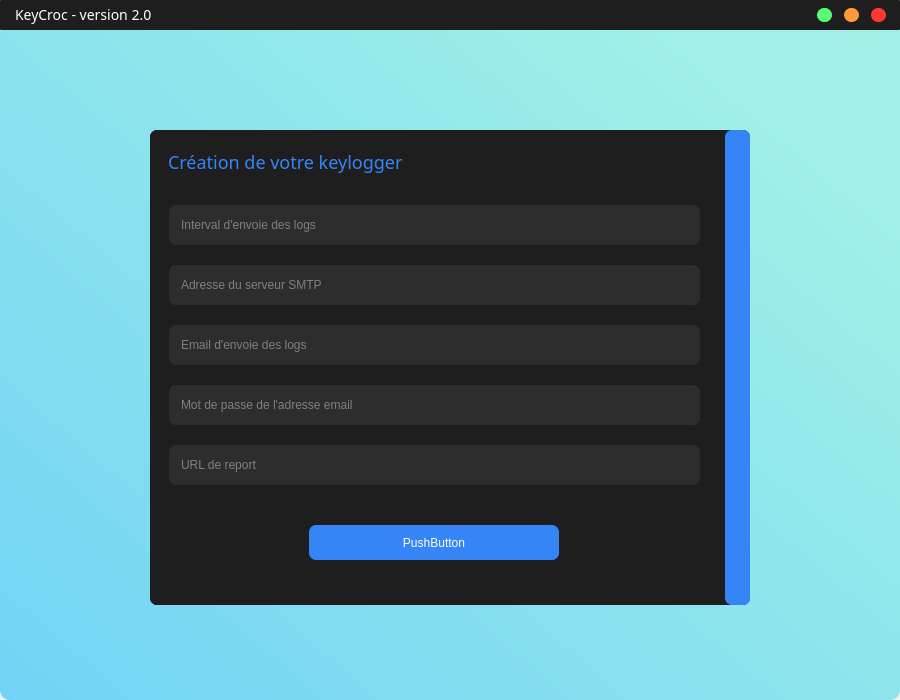
<?xml version="1.0" encoding="UTF-8"?>
<ui version="4.0">
 <class>MainWindow</class>
 <widget class="QMainWindow" name="MainWindow">
  <property name="geometry">
   <rect>
    <x>0</x>
    <y>0</y>
    <width>900</width>
    <height>700</height>
   </rect>
  </property>
  <property name="minimumSize">
   <size>
    <width>0</width>
    <height>0</height>
   </size>
  </property>
  <property name="windowTitle">
   <string>MainWindow</string>
  </property>
  <widget class="QWidget" name="centralwidget">
   <layout class="QHBoxLayout" name="horizontalLayout">
    <property name="leftMargin">
     <number>0</number>
    </property>
    <property name="topMargin">
     <number>0</number>
    </property>
    <property name="rightMargin">
     <number>0</number>
    </property>
    <property name="bottomMargin">
     <number>0</number>
    </property>
    <item>
     <widget class="QFrame" name="frame">
      <property name="styleSheet">
       <string notr="true">*{
	background-color: qlineargradient(spread:pad, x1:0, y1:1, x2:0.882, y2:0.198864, stop:0 rgba(114, 211, 245, 255), stop:1 rgba(160, 240, 231, 255));
	border: none;
	border-radius: 10px;
}</string>
      </property>
      <property name="frameShape">
       <enum>QFrame::StyledPanel</enum>
      </property>
      <property name="frameShadow">
       <enum>QFrame::Raised</enum>
      </property>
      <layout class="QVBoxLayout" name="verticalLayout">
       <property name="leftMargin">
        <number>0</number>
       </property>
       <property name="topMargin">
        <number>0</number>
       </property>
       <property name="rightMargin">
        <number>0</number>
       </property>
       <property name="bottomMargin">
        <number>0</number>
       </property>
       <item>
        <widget class="QFrame" name="frame_2">
         <property name="maximumSize">
          <size>
           <width>16777215</width>
           <height>30</height>
          </size>
         </property>
         <property name="styleSheet">
          <string notr="true">*{
	background: rgb(30, 30, 30);
	border-radius: 1px;
}</string>
         </property>
         <property name="frameShape">
          <enum>QFrame::StyledPanel</enum>
         </property>
         <property name="frameShadow">
          <enum>QFrame::Raised</enum>
         </property>
         <layout class="QHBoxLayout" name="horizontalLayout_2">
          <property name="leftMargin">
           <number>6</number>
          </property>
          <property name="topMargin">
           <number>6</number>
          </property>
          <property name="rightMargin">
           <number>6</number>
          </property>
          <property name="bottomMargin">
           <number>6</number>
          </property>
          <item>
           <widget class="QFrame" name="frame_4">
            <property name="frameShape">
             <enum>QFrame::StyledPanel</enum>
            </property>
            <property name="frameShadow">
             <enum>QFrame::Raised</enum>
            </property>
            <layout class="QHBoxLayout" name="horizontalLayout_4">
             <property name="leftMargin">
              <number>9</number>
             </property>
             <property name="topMargin">
              <number>0</number>
             </property>
             <property name="rightMargin">
              <number>0</number>
             </property>
             <property name="bottomMargin">
              <number>0</number>
             </property>
             <item>
              <widget class="QLabel" name="label">
               <property name="styleSheet">
                <string notr="true">*{
	color: white;
	font-size: 14px;	
	font-family: Noto Sans;
}</string>
               </property>
               <property name="text">
                <string>KeyCroc - version 2.0</string>
               </property>
              </widget>
             </item>
            </layout>
           </widget>
          </item>
          <item>
           <widget class="QFrame" name="frame_5">
            <property name="maximumSize">
             <size>
              <width>85</width>
              <height>16777215</height>
             </size>
            </property>
            <property name="frameShape">
             <enum>QFrame::StyledPanel</enum>
            </property>
            <property name="frameShadow">
             <enum>QFrame::Raised</enum>
            </property>
            <layout class="QHBoxLayout" name="horizontalLayout_3">
             <property name="leftMargin">
              <number>2</number>
             </property>
             <property name="topMargin">
              <number>2</number>
             </property>
             <property name="rightMargin">
              <number>2</number>
             </property>
             <property name="bottomMargin">
              <number>2</number>
             </property>
             <item>
              <widget class="QPushButton" name="minimizeButton">
               <property name="maximumSize">
                <size>
                 <width>15</width>
                 <height>15</height>
                </size>
               </property>
               <property name="styleSheet">
                <string notr="true">*{
	background-color: rgb(84, 255, 117);
	border-radius: 7px;
	border: none;
}</string>
               </property>
               <property name="text">
                <string/>
               </property>
              </widget>
             </item>
             <item>
              <widget class="QPushButton" name="maximizeButton">
               <property name="maximumSize">
                <size>
                 <width>15</width>
                 <height>15</height>
                </size>
               </property>
               <property name="styleSheet">
                <string notr="true">*{
	background-color: rgb(255, 152, 55);
	border-radius: 7px;
	border: none;
}</string>
               </property>
               <property name="text">
                <string/>
               </property>
              </widget>
             </item>
             <item>
              <widget class="QPushButton" name="exitButton">
               <property name="maximumSize">
                <size>
                 <width>15</width>
                 <height>15</height>
                </size>
               </property>
               <property name="styleSheet">
                <string notr="true">*{
	background-color: rgb(255, 55, 55);
	border-radius: 7px;
	border: none;
}</string>
               </property>
               <property name="text">
                <string/>
               </property>
              </widget>
             </item>
            </layout>
           </widget>
          </item>
         </layout>
        </widget>
       </item>
       <item>
        <widget class="QFrame" name="frame_3">
         <property name="styleSheet">
          <string notr="true">*{
	background: none;
}</string>
         </property>
         <property name="frameShape">
          <enum>QFrame::StyledPanel</enum>
         </property>
         <property name="frameShadow">
          <enum>QFrame::Raised</enum>
         </property>
         <layout class="QHBoxLayout" name="horizontalLayout_5">
          <item>
           <widget class="QFrame" name="frame_6">
            <property name="maximumSize">
             <size>
              <width>600</width>
              <height>475</height>
             </size>
            </property>
            <property name="styleSheet">
             <string notr="true">*{
	background-color: rgb(30, 30, 30);
	border-radius: 7px;
}</string>
            </property>
            <property name="frameShape">
             <enum>QFrame::StyledPanel</enum>
            </property>
            <property name="frameShadow">
             <enum>QFrame::Raised</enum>
            </property>
            <layout class="QHBoxLayout" name="horizontalLayout_6">
             <property name="leftMargin">
              <number>0</number>
             </property>
             <property name="topMargin">
              <number>0</number>
             </property>
             <property name="rightMargin">
              <number>0</number>
             </property>
             <property name="bottomMargin">
              <number>0</number>
             </property>
             <item>
              <widget class="QFrame" name="frame_7">
               <property name="frameShape">
                <enum>QFrame::StyledPanel</enum>
               </property>
               <property name="frameShadow">
                <enum>QFrame::Raised</enum>
               </property>
               <layout class="QVBoxLayout" name="verticalLayout_2">
                <item>
                 <widget class="QFrame" name="frame_9">
                  <property name="maximumSize">
                   <size>
                    <width>16777215</width>
                    <height>45</height>
                   </size>
                  </property>
                  <property name="frameShape">
                   <enum>QFrame::StyledPanel</enum>
                  </property>
                  <property name="frameShadow">
                   <enum>QFrame::Raised</enum>
                  </property>
                  <layout class="QHBoxLayout" name="horizontalLayout_7">
                   <item>
                    <widget class="QLabel" name="label_2">
                     <property name="styleSheet">
                      <string notr="true">*{
	color: rgb(53, 133, 247);
	font-family: Noto Sans;
	font-size: 18px;
	font-weight: 300;
}</string>
                     </property>
                     <property name="text">
                      <string>Création de votre keylogger</string>
                     </property>
                    </widget>
                   </item>
                  </layout>
                 </widget>
                </item>
                <item>
                 <widget class="QFrame" name="frame_10">
                  <property name="maximumSize">
                   <size>
                    <width>16777215</width>
                    <height>16777215</height>
                   </size>
                  </property>
                  <property name="layoutDirection">
                   <enum>Qt::LeftToRight</enum>
                  </property>
                  <property name="frameShape">
                   <enum>QFrame::StyledPanel</enum>
                  </property>
                  <property name="frameShadow">
                   <enum>QFrame::Raised</enum>
                  </property>
                  <layout class="QVBoxLayout" name="verticalLayout_3">
                   <property name="spacing">
                    <number>10</number>
                   </property>
                   <property name="leftMargin">
                    <number>10</number>
                   </property>
                   <property name="topMargin">
                    <number>5</number>
                   </property>
                   <property name="rightMargin">
                    <number>10</number>
                   </property>
                   <property name="bottomMargin">
                    <number>0</number>
                   </property>
                   <item>
                    <widget class="QLineEdit" name="intervalInput">
                     <property name="minimumSize">
                      <size>
                       <width>0</width>
                       <height>40</height>
                      </size>
                     </property>
                     <property name="styleSheet">
                      <string notr="true">*{
	background: rgb(45, 45, 45);
	color: rgb(210, 210, 210);
	padding-left: 10px;
}</string>
                     </property>
                     <property name="placeholderText">
                      <string>Interval d'envoie des logs</string>
                     </property>
                    </widget>
                   </item>
                   <item>
                    <widget class="QLineEdit" name="smtpInput">
                     <property name="minimumSize">
                      <size>
                       <width>0</width>
                       <height>40</height>
                      </size>
                     </property>
                     <property name="styleSheet">
                      <string notr="true">*{
	background: rgb(45, 45, 45);
	color: rgb(210, 210, 210);
	padding-left: 10px;
}</string>
                     </property>
                     <property name="placeholderText">
                      <string>Adresse du serveur SMTP</string>
                     </property>
                    </widget>
                   </item>
                   <item>
                    <widget class="QLineEdit" name="emailInput">
                     <property name="minimumSize">
                      <size>
                       <width>0</width>
                       <height>40</height>
                      </size>
                     </property>
                     <property name="styleSheet">
                      <string notr="true">*{
	background: rgb(45, 45, 45);
	color: rgb(210, 210, 210);
	padding-left: 10px;
}</string>
                     </property>
                     <property name="placeholderText">
                      <string>Email d'envoie des logs</string>
                     </property>
                    </widget>
                   </item>
                   <item>
                    <widget class="QLineEdit" name="passwordInput">
                     <property name="minimumSize">
                      <size>
                       <width>0</width>
                       <height>40</height>
                      </size>
                     </property>
                     <property name="styleSheet">
                      <string notr="true">*{
	background: rgb(45, 45, 45);
	color: rgb(210, 210, 210);
	padding-left: 10px;
}</string>
                     </property>
                     <property name="placeholderText">
                      <string>Mot de passe de l'adresse email</string>
                     </property>
                    </widget>
                   </item>
                   <item>
                    <widget class="QLineEdit" name="urlInput">
                     <property name="minimumSize">
                      <size>
                       <width>0</width>
                       <height>40</height>
                      </size>
                     </property>
                     <property name="styleSheet">
                      <string notr="true">*{
	background: rgb(45, 45, 45);
	color: rgb(210, 210, 210);
	padding-left: 10px;
}</string>
                     </property>
                     <property name="placeholderText">
                      <string>URL de report</string>
                     </property>
                    </widget>
                   </item>
                   <item>
                    <widget class="QFrame" name="frame_11">
                     <property name="maximumSize">
                      <size>
                       <width>16777215</width>
                       <height>75</height>
                      </size>
                     </property>
                     <property name="frameShape">
                      <enum>QFrame::StyledPanel</enum>
                     </property>
                     <property name="frameShadow">
                      <enum>QFrame::Raised</enum>
                     </property>
                     <layout class="QHBoxLayout" name="horizontalLayout_8">
                      <item>
                       <widget class="QPushButton" name="validButton">
                        <property name="minimumSize">
                         <size>
                          <width>250</width>
                          <height>35</height>
                         </size>
                        </property>
                        <property name="maximumSize">
                         <size>
                          <width>250</width>
                          <height>16777215</height>
                         </size>
                        </property>
                        <property name="styleSheet">
                         <string notr="true">*{
	background: rgb(53, 133, 247);
	color: white;
}</string>
                        </property>
                        <property name="text">
                         <string>PushButton</string>
                        </property>
                       </widget>
                      </item>
                     </layout>
                    </widget>
                   </item>
                  </layout>
                 </widget>
                </item>
               </layout>
              </widget>
             </item>
             <item>
              <widget class="QFrame" name="frame_8">
               <property name="minimumSize">
                <size>
                 <width>25</width>
                 <height>0</height>
                </size>
               </property>
               <property name="maximumSize">
                <size>
                 <width>25</width>
                 <height>16777215</height>
                </size>
               </property>
               <property name="styleSheet">
                <string notr="true">*{
	background-color: rgb(53, 133, 247);
	border-radius: 7px;
}</string>
               </property>
               <property name="frameShape">
                <enum>QFrame::StyledPanel</enum>
               </property>
               <property name="frameShadow">
                <enum>QFrame::Raised</enum>
               </property>
              </widget>
             </item>
            </layout>
           </widget>
          </item>
         </layout>
        </widget>
       </item>
      </layout>
     </widget>
    </item>
   </layout>
  </widget>
 </widget>
 <resources>
  <include location="background.qrc"/>
 </resources>
 <connections/>
</ui>
